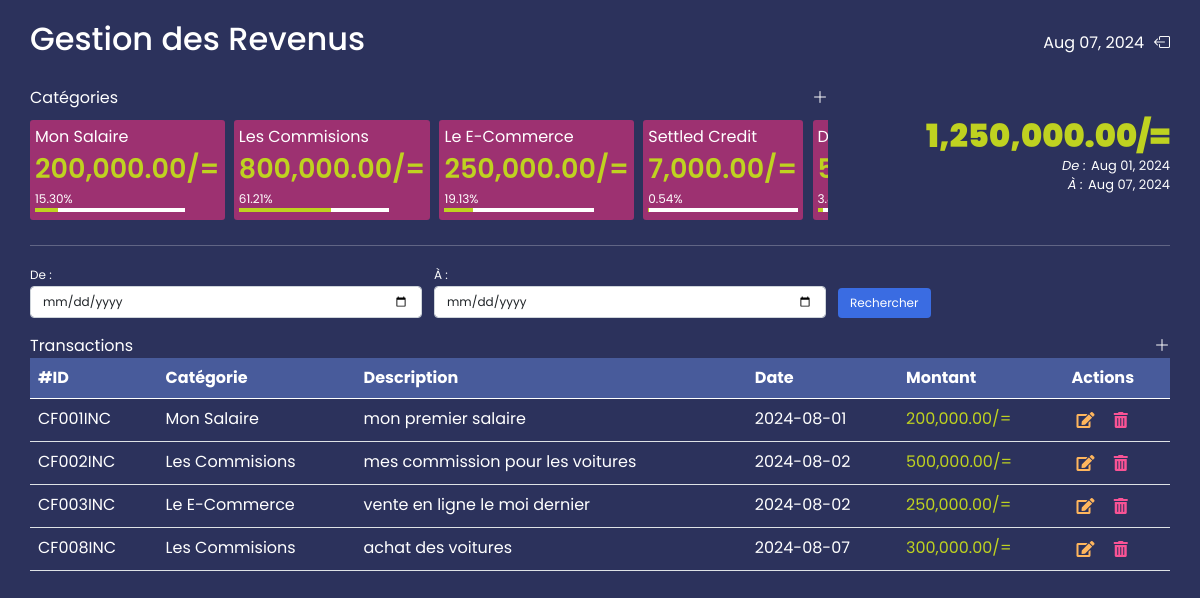
The page /income (signed in) on the database its author committed.
### models.py (models this page shows, shortened)
class Income(db.Model):
    id = db.Column(db.Integer, primary_key=True)
    name = db.Column(db.String(50), nullable=False)
    user_id = db.Column(db.Integer, db.ForeignKey('user.id'), nullable=False)
    income_type_id = db.Column(db.Integer, db.ForeignKey('income_type.id'), nullable=False)

class CashIn(db.Model):
    id = db.Column(db.Integer, primary_key=True)
    user_id = db.Column(db.Integer, db.ForeignKey('user.id'), nullable=False)
    income_id = db.Column(db.Integer, db.ForeignKey('income.id'), nullable=False)
    amount = db.Column(db.Numeric(10, 2), nullable=False)
    date = db.Column(db.Date, nullable=False)
    description = db.Column(db.String(100), nullable=True)
    settled_credit_id = db.Column(db.Integer, db.ForeignKey('credit.id'), nullable=True)
    settled_credit = db.relationship('Credit', back_populates='cash_in_transactions')

### app.py (the view, shortened to what this page needs)
@login_required
@app.route('/income', methods=['GET', 'POST'])
def income():
    user_id = current_user.id
    category_form = IncomeCategoryForm()
    transaction_form = IncomeTransactionForm()
    income_types = IncomeType.query.all()
    category_form.incomeType.choices = [(it.id, it.name) for it in income_types]
    income_categories = Income.query.filter_by(user_id=current_user.id).all()
    transaction_form.incomeCategory.choices = [(ic.id, ic.name) for ic in income_categories]
    income_totals = calculate_income_totals_formatted_debt(current_user.id)
    total_income, individual_incomes = calculate_total_income_between_dates(current_user.id)
    income_transactions = [
        {
            'transaction_id': income['id'],
            'income_category_name': income['name'],
            'income_category_id': income['income_category_id'],
            'description': income['description'],
            'date': income['date'].strftime('%Y-%m-%d'),
            'amount': "{:,.2f}/=".format(income['amount']),
        }
        for income in individual_incomes
    ]
    today = date.today()
    start_of_month = date(today.year, today.month, 1)
    from_date_formatted = start_of_month.strftime('%b %d, %Y')
    to_date_formatted = today.strftime('%b %d, %Y')
    return render_template('income.html',
                           category_form=category_form,
                           transaction_form=transaction_form,
                           income_types=income_types,
                           income_categories=income_categories,
                           income_totals=income_totals,
                           income_transactions=income_transactions,
                           total_income="{:,.2f}/=".format(total_income),
                           from_date=from_date_formatted,
                           to_date=to_date_formatted)

### forms.py
class IncomeCategoryForm(FlaskForm):
    categoryName = StringField('Nom de la catégorie', validators=[DataRequired()])
    incomeType = SelectField('Choisissez le type de revenu', coerce=int)

class IncomeTransactionForm(FlaskForm):
    incomeCategory = SelectField('Choisir une catégorie', coerce=int)
    amount = FloatField('Montant', validators=[DataRequired()])
    date = DateField('Date', validators=[DataRequired()])
    debtor = SelectField('Débiteur (facultatif)')
    description = TextAreaField('Description (optionelle)')

### app.py (called while the page is built)
@login_manager.user_loader
def load_user(user_id):
    return User.query.get(int(user_id))

### transactions.py (called while the page is built)
def calculate_income_totals(user_id, start_date=None, end_date=None):
    from datetime import date
    from models import Income, CashIn
    if not start_date:
        today = date.today()
        start_date = date(today.year, today.month, 1)
    if not end_date:
        end_date = date.today()
    income_categories = Income.query.filter_by(user_id=user_id).all()
    income_totals = {}
    for category in income_categories:
        total_amount = CashIn.query.filter(
            CashIn.user_id == user_id,
            CashIn.income_id == category.id,
            CashIn.date >= start_date,
            CashIn.date <= end_date
        ).with_entities(db.func.sum(CashIn.amount)).scalar()
        if total_amount is None:
            total_amount = 0
        income_totals[category.name] = total_amount
    return income_totals

### templates/income.html (shortened to what this page needs)
{% extends "base.html" %}
{% block links %}
    <link rel="stylesheet" href="/static/styles/income.css">
{% endblock %}
{% block content %}
<div id="title_date_box">
    <h2 id="IncomePageTitle">Gestion des Revenus</h2>
    <div style="display: flex; justify-content: space-between; align-items: center;">
        <p id="CurrentDate" style="margin: 0 10px 0 0;"></p>
        <a href="{{ url_for('dashboard') }}" style="color: white;">
            <i class="bi bi-box-arrow-left"></i>
        </a>
    </div>
</div>
<div id="categories_summary_box">
    <div id="categories">
        <div id="categoriesHeader">
            <p id="categoriesTitle">Catégories</p>
            <i class="bi bi-plus-lg" id="openCategoryForm"></i>
        </div>
        <div id="categoryCards">
            {% for category, (formatted_amount, percentage) in income_totals.items() %}
            <div class="catCard" data-categoryname="{{ category }}">
                <div style="font-size: 16px; font-weight: 400;">{{ category }}</div>
                <div style="color: #bfd220; font-weight: 600; font-size: 27px;">
                    {{ formatted_amount }}
                </div>
                <div style="font-size: 12px;">
                    {{ percentage }}%
                </div>
                <div style="max-width: 150px; width: 150px; height: 4px; background-color: white; padding-bottom: 3px;">
                    <div style="background-color: #bfd220; height: 4px; width: {{ percentage | replace('%', '') }}%;"></div>
                </div>
            </div>
            {% endfor %}
        </div>
    </div>
    <div id="incomeSummary">
        <h2 id="incomeSummaryAmount" style="color: #bfd220; font-weight: 900; margin: 0;">{{total_income}}</h2>
        <div style="display: flex; font-size: 13px;">
            <i style="margin-right: 5px;">De :</i>
            <p id="fromincomeSummaryDateRange" style="margin: 0;">{{from_date}}</p>
        </div>
        <div style="display: flex; font-size: 13px;">
            <i style="margin-right: 5px;">À :</i>
            <p id="toincomeSummaryDateRange" style="margin: 0;">{{to_date}}</p>
        </div>
    </div>
</div>
<hr>
<div id="transactions">
    <div id="TransactionHeader">
        <div class="title">
            <p>Transactions</p>
            <i class="bi bi-plus-lg" id="openTransactionForm"></i>
        </div>
        <div class="date-range-picker mb-3" id="date-range-picker">
            <div class="from">
                <label for="dateRangePickerFrom">De :</label>
                <input type="date" id="dateRangePickerFrom" class="form-control">
            </div>
            <div class="to">
                <label for="dateRangePickerTo">À :</label>
                <input type="date" id="dateRangePickerTo" class="form-control">
            </div>
            <div style="align-self: flex-end;" id="btn">
                <button id="searchButton" class="btn btn-primary">Rechercher</button>
            </div>
        </div>
    </div>
    <div id="transactionTable">
        <table class="table table-responsive table-responsive-sm" id="table">
            <thead class="sticky-top" style="background-color: #485b9b; z-index: 500;">
              <tr>
                <th scope="col">#ID</th>
                <th scope="col">Catégorie</th>
                <th scope="col">Description</th>
                <th scope="col">Date</th>
                <th scope="col">Montant</th>
                <th scope="col">Actions</th>
              </tr>
            </thead>
            <tbody id="transactionTableBody">
              {% for income_transaction in income_transactions %}
                <tr data-row-id="{{ income_transaction['transaction_id'] }}">
                    <td>{{ "CF{0:03d}INC".format(income_transaction['transaction_id']) }}</td>
                    <td>{{ income_transaction['income_category_name'] }}</td>
                    <td>{{ income_transaction['description'] }}</td>
                    <td>{{ income_transaction['date'] }}</td>
                    <td class="income_amount_cell">{{ income_transaction['amount'] }}</td>
                    <td class="actions">
                        <i class="fas fa-edit edit-transaction"
                           data-transaction-id="{{ income_transaction['transaction_id'] }}"
                           data-description="{{ income_transaction['description'] }}"
                           data-amount="{{ income_transaction['amount'] }}"
                           data-date="{{ income_transaction['date'] }}"
                           data-categoryname="{{ income_transaction['income_category_name'] }}"
                           data-categoryId="{{ income_transaction['income_category_id'] }}"
                           aria-hidden="true"></i>
                        <i class="fas fa-trash-alt delete-transaction"
                           data-transaction-id="{{ income_transaction['transaction_id'] }}"
                           aria-hidden="true"></i>
                    </td>
                </tr>
                {% endfor %}
            </tbody>
          </table>
    </div>
</div>
{% endblock %}

### static/styles/base.css (style rules this page uses)
#body { font-family: 'Poppins', sans-serif; }

### static/styles/income.css (style rules this page uses)
#body { background-color: #2c325c; color: #ffffff; position: relative; padding: 0; margin: 0; height: 100vh; max-width: 100vw; box-sizing: border-box; overflow: hidden; }
#title_date_box { display: flex; align-items: center; justify-content: space-between; }
#categories_summary_box { display: flex; align-items: center; justify-content: space-between; max-height: 250px; margin: 20px 0; }
#categories { height: 100%; width: 70%; }
#categoriesHeader { margin-bottom: 10px; max-width: 100%; display: flex; align-items: center; justify-content: space-between; }
#categoriesTitle { margin: 0; padding: 0; }
#categoryCards { width: 100%; white-space: nowrap; overflow-x: auto; max-height: 200px; max-width: 100%; height: 100%; padding-bottom: 5px; }
.catCard { background-color: #9d3171; display: inline-block; margin: 0 5px 0 0; padding: 5px; min-width: 150px; height: 100px; max-height: 100px; border-radius: 3px; cursor: pointer; }
#incomeSummary { height: 100%; display: flex; flex-direction: column; justify-content: center; align-items: flex-end; }
#transactions { display: flex; flex-direction: column; max-width: 100%; }
#TransactionHeader { display: flex; flex-direction: column-reverse; }
#searchButton, #submitEditTransactionForm, #modal-content-cancel { background-color: #3a6ce2; border: none; }
#transactionTable { max-height: calc(100vh - 370px); overflow: scroll; }
.title { display: flex; justify-content: space-between; align-items: flex-end; }
.title p { margin: 0; }
#date-range-picker { display: flex; flex-wrap: wrap; gap: 12px; }
.from label, .to label, #dateRangePickerFrom, #dateRangePickerTo, #searchButton { font-size: 12px !important; }
#dateRangePickerFrom, #dateRangePickerTo { width: 100%; }
.from, .to { flex: 1 0 120px; }
#btn { flex: 1 0 60px; }
#table { color: #ffffff; white-space: nowrap; overflow-x: auto; }
.fa-trash-alt { color: #f95395; }
.fa-edit { color: #ffb65d; margin-right: 5px; }
.fas { padding: 5px; }
.income_amount_cell { color: #bfd220; }

### rows shown on the page
Income: income_totals "Mon Salaire", income_category_name "Mon Salaire"
Income: income_totals "Les Commisions", income_category_name "Les Commisions" "Les Commisions"
Income: income_totals "Le E-Commerce", income_category_name "Le E-Commerce"
CashIn: date "Aug 01, 2024", description "mon premier salaire"
CashIn: date "Aug 07, 2024", description "achat des voitures"
CashIn: description "mes commission pour les voitures"
CashIn: description "vente en ligne le moi dernier"

### other values the page prints
{{ percentage }} "15.30" "61.21" "19.13" "0.54"
{{ category }} "Settled Credit"
{{ total_income }} "1,250,000.00/="
{{ "CF{0:03d}INC".format(income_transaction['transaction_id']) }} "CF001INC" "CF002INC" "CF003INC" "CF008INC"
{{ income_transaction['date'] }} "2024-08-01" "2024-08-02" "2024-08-02" "2024-08-07"
{{ income_transaction['amount'] }} "200,000.00/=" "500,000.00/=" "250,000.00/=" "300,000.00/="
